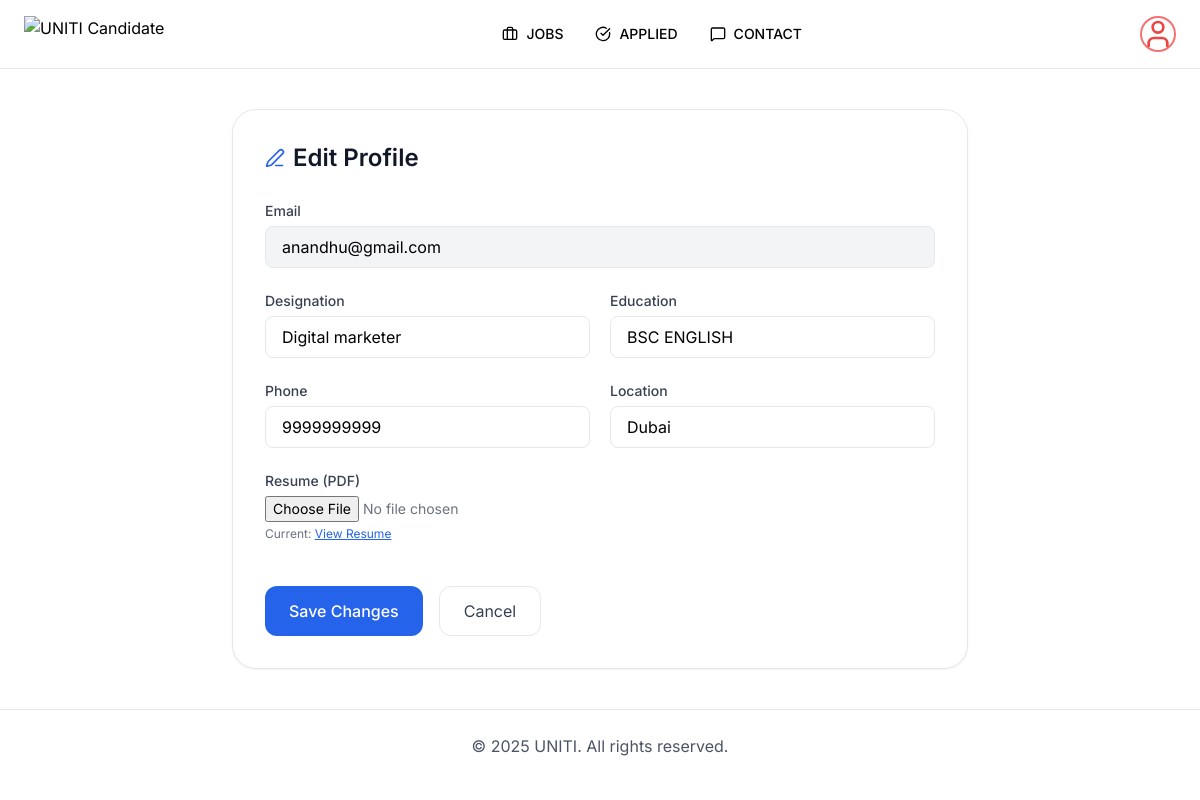
/candidate/profile/edit/ (signed in), run on the app's committed database.
### app/models.py (models this page shows, shortened)
class User(AbstractBaseUser, PermissionsMixin):
    email = models.EmailField(unique=True)
    designation = models.CharField(max_length=150)
    education = models.CharField(max_length=200)
    phone = models.CharField(max_length=20)
    location = models.CharField(max_length=200)
    resume = models.FileField(upload_to="resumes/")
    is_active = models.BooleanField(default=True)
    is_staff = models.BooleanField(default=False)
    date_joined = models.DateTimeField(auto_now_add=True)
    objects = UserManager()
    USERNAME_FIELD = "email"
    REQUIRED_FIELDS = []

### app/views.py (the view, shortened to what this page needs)
# urls.py: path("candidate/profile/edit/", views.candidate_editprofile, name="candidate-editprofile"),
def candidate_editprofile(request):
    user = request.user
    return render(request, "candidate/edit_profile.html", {"user": user})

### app/templates/candidate/edit_profile.html (shortened to what this page needs)
{% extends 'cbase.html' %}
{% block content %}
<div class="max-w-3xl mx-auto px-4 py-10">
    <div class="bg-white border rounded-3xl shadow-sm p-6 sm:p-8">
        <h2 class="text-xl sm:text-2xl font-semibold text-gray-900 mb-6 flex items-center gap-2">
            <i data-lucide="edit-3" class="w-5 h-5 text-blue-600"></i>
            Edit Profile
        </h2>
        <form method="POST" enctype="multipart/form-data"
              class="grid grid-cols-1 sm:grid-cols-2 gap-5">
            <div class="sm:col-span-2">
                <label class="text-sm font-medium text-gray-700">Email</label>
                <input type="email" value="{{ user.email }}" readonly
                       class="mt-1 w-full px-4 py-2 border rounded-lg bg-gray-100 cursor-not-allowed">
            </div>
            <div>
                <label class="text-sm font-medium text-gray-700">Designation</label>
                <input type="text" name="designation" value="{{ user.designation }}"
                       class="mt-1 w-full px-4 py-2 border rounded-lg focus:ring-2 focus:ring-blue-200">
            </div>
            <div>
                <label class="text-sm font-medium text-gray-700">Education</label>
                <input type="text" name="education" value="{{ user.education }}"
                       class="mt-1 w-full px-4 py-2 border rounded-lg">
            </div>
            <div>
                <label class="text-sm font-medium text-gray-700">Phone</label>
                <input type="text" name="phone" value="{{ user.phone }}"
                       class="mt-1 w-full px-4 py-2 border rounded-lg">
            </div>
            <div>
                <label class="text-sm font-medium text-gray-700">Location</label>
                <input type="text" name="location" value="{{ user.location }}"
                       class="mt-1 w-full px-4 py-2 border rounded-lg">
            </div>
            <div class="sm:col-span-2">
                <label class="text-sm font-medium text-gray-700">Resume (PDF)</label>
                <input type="file" name="resume" accept=".pdf"
                       class="mt-1 w-full text-sm text-gray-500">
                {% if user.resume %}
                <p class="text-xs text-gray-500 mt-1">
                    Current:
                    <a href="{{ user.resume.url }}" target="_blank"
                       class="text-blue-600 underline">
                        View Resume
                    </a>
                </p>
                {% endif %}
            </div>
            <div class="sm:col-span-2 flex gap-4 mt-6">
                <button type="submit"
                        class="px-6 py-3 bg-blue-600 text-white rounded-xl font-medium hover:bg-blue-700 transition">
                    Save Changes
                </button>
                <a href="{% url 'candidate-profile' %}"
                   class="px-6 py-3 border rounded-xl text-gray-700 hover:bg-gray-50">
                    Cancel
                </a>
            </div>
        </form>
    </div>
</div>
{% endblock %}

### app/templates/cbase.html (style rules this page uses)
body { font-family: 'Inter', sans-serif; }
body, html { margin: 0; padding: 0; }

### data on the page
User: email "anandhu@gmail.com", designation "Digital marketer", education "BSC ENGLISH", phone "9999999999", location "Dubai"
